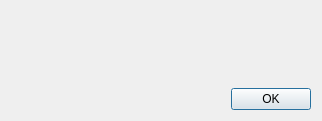
<?xml version="1.0" encoding="UTF-8"?>
<ui version="4.0">
 <class>Dialog</class>
 <widget class="QDialog" name="Dialog">
  <property name="geometry">
   <rect>
    <x>0</x>
    <y>0</y>
    <width>318</width>
    <height>121</height>
   </rect>
  </property>
  <property name="sizePolicy">
   <sizepolicy hsizetype="Fixed" vsizetype="Fixed">
    <horstretch>0</horstretch>
    <verstretch>0</verstretch>
   </sizepolicy>
  </property>
  <property name="windowTitle">
   <string>Dialog</string>
  </property>
  <layout class="QVBoxLayout" name="verticalLayout">
   <item>
    <widget class="QLabel" name="label">
     <property name="sizePolicy">
      <sizepolicy hsizetype="Preferred" vsizetype="Preferred">
       <horstretch>0</horstretch>
       <verstretch>100</verstretch>
      </sizepolicy>
     </property>
     <property name="minimumSize">
      <size>
       <width>300</width>
       <height>0</height>
      </size>
     </property>
     <property name="maximumSize">
      <size>
       <width>300</width>
       <height>16777215</height>
      </size>
     </property>
     <property name="font">
      <font>
       <pointsize>10</pointsize>
      </font>
     </property>
     <property name="text">
      <string/>
     </property>
     <property name="wordWrap">
      <bool>true</bool>
     </property>
     <property name="margin">
      <number>0</number>
     </property>
     <property name="indent">
      <number>-1</number>
     </property>
     <property name="textInteractionFlags">
      <set>Qt::LinksAccessibleByMouse</set>
     </property>
    </widget>
   </item>
   <item>
    <widget class="QDialogButtonBox" name="buttonBox">
     <property name="sizePolicy">
      <sizepolicy hsizetype="Minimum" vsizetype="Minimum">
       <horstretch>0</horstretch>
       <verstretch>0</verstretch>
      </sizepolicy>
     </property>
     <property name="orientation">
      <enum>Qt::Horizontal</enum>
     </property>
     <property name="standardButtons">
      <set>QDialogButtonBox::Ok</set>
     </property>
    </widget>
   </item>
  </layout>
 </widget>
 <resources/>
 <connections>
  <connection>
   <sender>buttonBox</sender>
   <signal>accepted()</signal>
   <receiver>Dialog</receiver>
   <slot>accept()</slot>
   <hints>
    <hint type="sourcelabel">
     <x>248</x>
     <y>254</y>
    </hint>
    <hint type="destinationlabel">
     <x>157</x>
     <y>274</y>
    </hint>
   </hints>
  </connection>
  <connection>
   <sender>buttonBox</sender>
   <signal>rejected()</signal>
   <receiver>Dialog</receiver>
   <slot>reject()</slot>
   <hints>
    <hint type="sourcelabel">
     <x>316</x>
     <y>260</y>
    </hint>
    <hint type="destinationlabel">
     <x>286</x>
     <y>274</y>
    </hint>
   </hints>
  </connection>
 </connections>
</ui>
